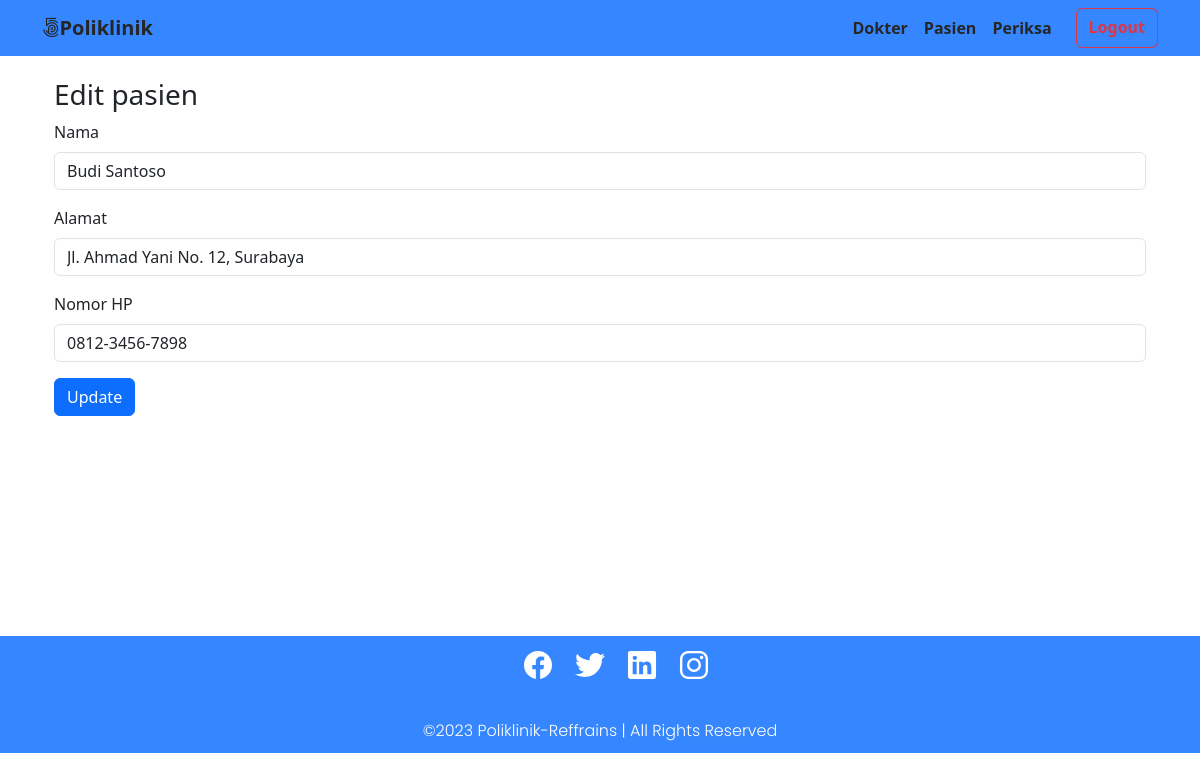
/index.php?page=pasien/pasien_edit&id=9 (signed in), run on the app's committed database.
### tables this page shows
CREATE TABLE `pasien` (
  `id` int(10) UNSIGNED NOT NULL,
  `nama` varchar(255) DEFAULT NULL,
  `alamat` varchar(255) DEFAULT NULL,
  `nomor_hp` varchar(50) DEFAULT NULL
);

### pasien/pasien_edit.php (the view, shortened to what this page needs)
<?php
include("C:/xampp/htdocs/poliklinik/inc/koneksi.php");
if (isset($_GET['id'])) {
  $id = $_GET['id'];
  $result = mysqli_query($mysqli, "SELECT * FROM pasien WHERE id=$id");
  $row = mysqli_fetch_assoc($result);
}
?>
<div class="container mt-4">
  <h3>Edit pasien</h3>
  <form method="POST" action="">
    <div class="mb-3">
      <label for="nama" class="form-label">Nama</label>
      <input type="text" class="form-control" id="nama" name="nama" value="<?php echo $row['nama']; ?>">
    </div>
    <div class="mb-3">
      <label for="alamat" class="form-label">Alamat</label>
      <input type="text" class="form-control" id="alamat" name="alamat" value="<?php echo $row['alamat']; ?>">
    </div>
    <div class="mb-3">
      <label for="nomor_hp" class="form-label">Nomor HP</label>
      <input type="text" class="form-control" id="nomor_hp" name="nomor_hp" value="<?php echo $row['nomor_hp']; ?>">
    </div>
    <button type="submit" class="btn btn-primary">Update</button>
  </form>
</div>

### assets/css/footer.css (style rules this page uses)
body { background: #333; justify-content: flex-end; align-items: flex-end; }

### index.php (style rules this page uses)
body { padding-top: 30px; padding-bottom: 30px; }

### data on the page
pasien: nama "Budi Santoso", alamat "Jl. Ahmad Yani No. 12, Surabaya", nomor_hp "0812-3456-7898"
